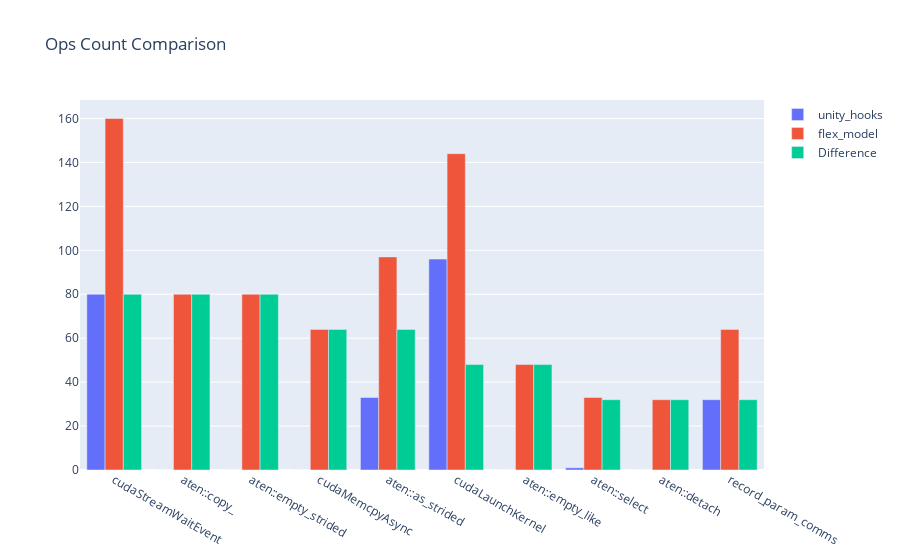
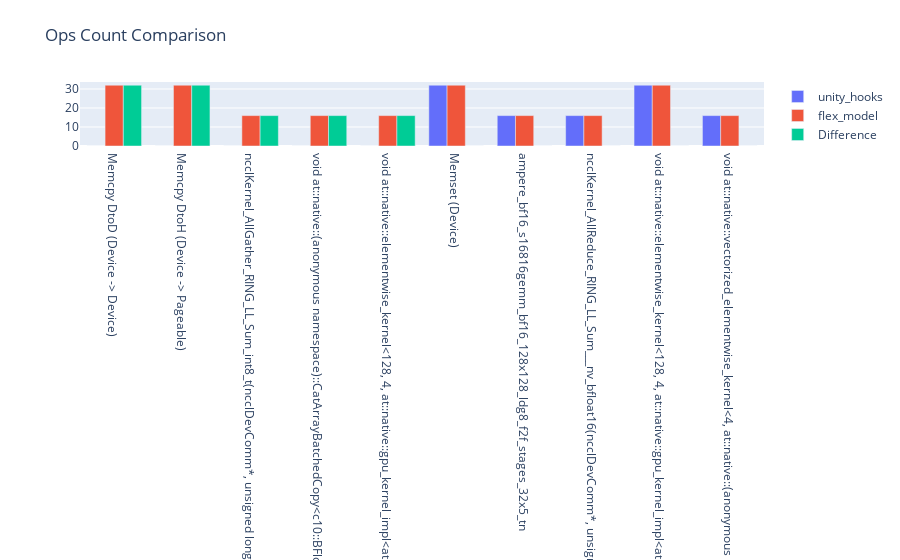

The code cell stored with these charts, in order, in its notebook:
### Markdown cell above
## Trace Diffs (Control: multi-gpu, unity hooks | Test: multi-gpu, flex model)

### Code cell
test_t = LabeledTrace(label="flex_model", trace_dir = PROFILE_DIR + "multi_gpu_flex_model")
control_t = LabeledTrace(label="unity_hooks", trace_dir = PROFILE_DIR + "multi_gpu_unity_hooks")
generate_and_vis_diffs(test_t, control_t)

### Figure 1 — Plotly figure (JSON) as saved in the notebook; plotly's stock layout.template omitted (floating-point values rounded to 4 significant figures)
{"data": [{"name": "unity_hooks", "type": "bar", "x": ["cudaStreamWaitEvent", "aten::copy_", "aten::empty_strided", "cudaMemcpyAsync", "aten::as_strided", "cudaLaunchKernel", "aten::empty_like", "aten::select", "aten::detach", "record_param_comms"], "y": [80, 0, 0, 0, 33, 96, 0, 1, 0, 32]}, {"name": "flex_model", "type": "bar", "x": ["cudaStreamWaitEvent", "aten::copy_", "aten::empty_strided", "cudaMemcpyAsync", "aten::as_strided", "cudaLaunchKernel", "aten::empty_like", "aten::select", "aten::detach", "record_param_comms"], "y": [160, 80, 80, 64, 97, 144, 48, 33, 32, 64]}, {"name": "Difference", "type": "bar", "x": ["cudaStreamWaitEvent", "aten::copy_", "aten::empty_strided", "cudaMemcpyAsync", "aten::as_strided", "cudaLaunchKernel", "aten::empty_like", "aten::select", "aten::detach", "record_param_comms"], "y": [80, 80, 80, 64, 64, 48, 48, 32, 32, 32]}], "layout": {"autosize": true, "barmode": "group", "title": {"text": "Ops Count Comparison"}, "xaxis": {"autorange": true, "range": [-0.5, 9.5], "type": "category"}, "yaxis": {"autorange": true, "range": [0, 168.4], "type": "linear"}}}

### Figure 2 — Plotly figure (JSON) as saved in the notebook; plotly's stock layout.template omitted (floating-point values rounded to 4 significant figures)
{"data": [{"name": "unity_hooks", "type": "bar", "x": ["Memcpy DtoD (Device -> Device)", "Memcpy DtoH (Device -> Pageable)", "ncclKernel_AllGather_RING_LL_Sum_int8_t(ncclDevComm*, unsigned long, ncclWork*)", "void at::native::(anonymous namespace)::CatArrayBatchedCopy<c10::BFloat16, unsigned int, 2, 128, 1>(c10::BFloat16*, at::native::(anonymous namespace)::CatArrInputTensorMetadata<c10::BFloat16, unsigned int, 128, 1>, at::native::(anonymous namespace)::TensorSizeStride<unsigned int, 4u>, int, unsigned int)", "void at::native::elementwise_kernel<128, 4, at::native::gpu_kernel_impl<at::native::direct_copy_kernel_cuda(at::TensorIteratorBase&)::{lambda()#2}::operator()() const::{lambda()#12}::operator()() const::{lambda(c10::BFloat16)#1}>(at::TensorIteratorBase&, at::native::direct_copy_kernel_cuda(at::TensorIteratorBase&)::{lambda()#2}::operator()() const::{lambda()#12}::operator()() const::{lambda(c10::BFloat16)#1} const&)::{lambda(int)#1}>(int, at::native::gpu_kernel_impl<at::native::direct_copy_kernel_cuda(at::TensorIteratorBase&)::{lambda()#2}::operator()() const::{lambda()#12}::operator()() const::{lambda(c10::BFloat16)#1}>(at::TensorIteratorBase&, at::native::direct_copy_kernel_cuda(at::TensorIteratorBase&)::{lambda()#2}::operator()() const::{lambda()#12}::operator()() const::{lambda(c10::BFloat16)#1} const&)::{lambda(int)#1})", "Memset (Device)", "ampere_bf16_s16816gemm_bf16_128x128_ldg8_f2f_stages_32x5_tn", "ncclKernel_AllReduce_RING_LL_Sum___nv_bfloat16(ncclDevComm*, unsigned long, ncclWork*)", "void at::native::elementwise_kernel<128, 4, at::native::gpu_kernel_impl<at::native::CUDAFunctor_add<c10::BFloat16> >(at::TensorIteratorBase&, at::native::CUDAFunctor_add<c10::BFloat16> const&)::{lambda(int)#1}>(int, at::native::gpu_kernel_impl<at::native::CUDAFunctor_add<c10::BFloat16> >(at::TensorIteratorBase&, at::native::CUDAFunctor_add<c10::BFloat16> const&)::{lambda(int)#1})", "void at::native::vectorized_elementwise_kernel<4, at::native::(anonymous namespace)::launch_clamp_scalar(at::TensorIteratorBase&, c10::Scalar, c10::Scalar, at::native::detail::ClampLimits)::{lambda()#1}::operator()() const::{lambda()#9}::operator()() const::{lambda(c10::BFloat16)#1}, at::detail::Array<char*, 2> >(int, at::native::(anonymous namespace)::launch_clamp_scalar(at::TensorIteratorBase&, c10::Scalar, c10::Scalar, at::native::detail::ClampLimits)::{lambda()#1}::operator()() const::{lambda()#9}::operator()() const::{lambda(c10::BFloat16)#1}, at::detail::Array<char*, 2>)"], "y": [0, 0, 0, 0, 0, 32, 16, 16, 32, 16]}, {"name": "flex_model", "type": "bar", "x": ["Memcpy DtoD (Device -> Device)", "Memcpy DtoH (Device -> Pageable)", "ncclKernel_AllGather_RING_LL_Sum_int8_t(ncclDevComm*, unsigned long, ncclWork*)", "void at::native::(anonymous namespace)::CatArrayBatchedCopy<c10::BFloat16, unsigned int, 2, 128, 1>(c10::BFloat16*, at::native::(anonymous namespace)::CatArrInputTensorMetadata<c10::BFloat16, unsigned int, 128, 1>, at::native::(anonymous namespace)::TensorSizeStride<unsigned int, 4u>, int, unsigned int)", "void at::native::elementwise_kernel<128, 4, at::native::gpu_kernel_impl<at::native::direct_copy_kernel_cuda(at::TensorIteratorBase&)::{lambda()#2}::operator()() const::{lambda()#12}::operator()() const::{lambda(c10::BFloat16)#1}>(at::TensorIteratorBase&, at::native::direct_copy_kernel_cuda(at::TensorIteratorBase&)::{lambda()#2}::operator()() const::{lambda()#12}::operator()() const::{lambda(c10::BFloat16)#1} const&)::{lambda(int)#1}>(int, at::native::gpu_kernel_impl<at::native::direct_copy_kernel_cuda(at::TensorIteratorBase&)::{lambda()#2}::operator()() const::{lambda()#12}::operator()() const::{lambda(c10::BFloat16)#1}>(at::TensorIteratorBase&, at::native::direct_copy_kernel_cuda(at::TensorIteratorBase&)::{lambda()#2}::operator()() const::{lambda()#12}::operator()() const::{lambda(c10::BFloat16)#1} const&)::{lambda(int)#1})", "Memset (Device)", "ampere_bf16_s16816gemm_bf16_128x128_ldg8_f2f_stages_32x5_tn", "ncclKernel_AllReduce_RING_LL_Sum___nv_bfloat16(ncclDevComm*, unsigned long, ncclWork*)", "void at::native::elementwise_kernel<128, 4, at::native::gpu_kernel_impl<at::native::CUDAFunctor_add<c10::BFloat16> >(at::TensorIteratorBase&, at::native::CUDAFunctor_add<c10::BFloat16> const&)::{lambda(int)#1}>(int, at::native::gpu_kernel_impl<at::native::CUDAFunctor_add<c10::BFloat16> >(at::TensorIteratorBase&, at::native::CUDAFunctor_add<c10::BFloat16> const&)::{lambda(int)#1})", "void at::native::vectorized_elementwise_kernel<4, at::native::(anonymous namespace)::launch_clamp_scalar(at::TensorIteratorBase&, c10::Scalar, c10::Scalar, at::native::detail::ClampLimits)::{lambda()#1}::operator()() const::{lambda()#9}::operator()() const::{lambda(c10::BFloat16)#1}, at::detail::Array<char*, 2> >(int, at::native::(anonymous namespace)::launch_clamp_scalar(at::TensorIteratorBase&, c10::Scalar, c10::Scalar, at::native::detail::ClampLimits)::{lambda()#1}::operator()() const::{lambda()#9}::operator()() const::{lambda(c10::BFloat16)#1}, at::detail::Array<char*, 2>)"], "y": [32, 32, 16, 16, 16, 32, 16, 16, 32, 16]}, {"name": "Difference", "type": "bar", "x": ["Memcpy DtoD (Device -> Device)", "Memcpy DtoH (Device -> Pageable)", "ncclKernel_AllGather_RING_LL_Sum_int8_t(ncclDevComm*, unsigned long, ncclWork*)", "void at::native::(anonymous namespace)::CatArrayBatchedCopy<c10::BFloat16, unsigned int, 2, 128, 1>(c10::BFloat16*, at::native::(anonymous namespace)::CatArrInputTensorMetadata<c10::BFloat16, unsigned int, 128, 1>, at::native::(anonymous namespace)::TensorSizeStride<unsigned int, 4u>, int, unsigned int)", "void at::native::elementwise_kernel<128, 4, at::native::gpu_kernel_impl<at::native::direct_copy_kernel_cuda(at::TensorIteratorBase&)::{lambda()#2}::operator()() const::{lambda()#12}::operator()() const::{lambda(c10::BFloat16)#1}>(at::TensorIteratorBase&, at::native::direct_copy_kernel_cuda(at::TensorIteratorBase&)::{lambda()#2}::operator()() const::{lambda()#12}::operator()() const::{lambda(c10::BFloat16)#1} const&)::{lambda(int)#1}>(int, at::native::gpu_kernel_impl<at::native::direct_copy_kernel_cuda(at::TensorIteratorBase&)::{lambda()#2}::operator()() const::{lambda()#12}::operator()() const::{lambda(c10::BFloat16)#1}>(at::TensorIteratorBase&, at::native::direct_copy_kernel_cuda(at::TensorIteratorBase&)::{lambda()#2}::operator()() const::{lambda()#12}::operator()() const::{lambda(c10::BFloat16)#1} const&)::{lambda(int)#1})", "Memset (Device)", "ampere_bf16_s16816gemm_bf16_128x128_ldg8_f2f_stages_32x5_tn", "ncclKernel_AllReduce_RING_LL_Sum___nv_bfloat16(ncclDevComm*, unsigned long, ncclWork*)", "void at::native::elementwise_kernel<128, 4, at::native::gpu_kernel_impl<at::native::CUDAFunctor_add<c10::BFloat16> >(at::TensorIteratorBase&, at::native::CUDAFunctor_add<c10::BFloat16> const&)::{lambda(int)#1}>(int, at::native::gpu_kernel_impl<at::native::CUDAFunctor_add<c10::BFloat16> >(at::TensorIteratorBase&, at::native::CUDAFunctor_add<c10::BFloat16> const&)::{lambda(int)#1})", "void at::native::vectorized_elementwise_kernel<4, at::native::(anonymous namespace)::launch_clamp_scalar(at::TensorIteratorBase&, c10::Scalar, c10::Scalar, at::native::detail::ClampLimits)::{lambda()#1}::operator()() const::{lambda()#9}::operator()() const::{lambda(c10::BFloat16)#1}, at::detail::Array<char*, 2> >(int, at::native::(anonymous namespace)::launch_clamp_scalar(at::TensorIteratorBase&, c10::Scalar, c10::Scalar, at::native::detail::ClampLimits)::{lambda()#1}::operator()() const::{lambda()#9}::operator()() const::{lambda(c10::BFloat16)#1}, at::detail::Array<char*, 2>)"], "y": [32, 32, 16, 16, 16, 0, 0, 0, 0, 0]}], "layout": {"autosize": true, "barmode": "group", "title": {"text": "Ops Count Comparison"}, "xaxis": {"autorange": true, "range": [-0.5, 9.5], "type": "category"}, "yaxis": {"autorange": true, "range": [0, 33.68], "type": "linear"}}}
